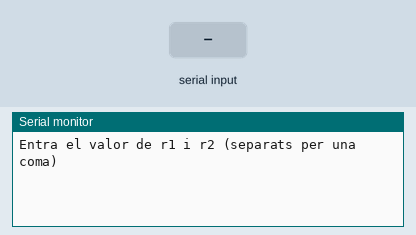
Bench run of a sketch on a simulated Arduino Uno, built with avr-gcc and run on an emulated ATmega328P. Shown: the last lines printed to the serial monitor. The test bench sets the inputs (shaded band).

Above: at 1.2 s.
1.3 s: "90,45\n" received over Serial
At 2.5 s:
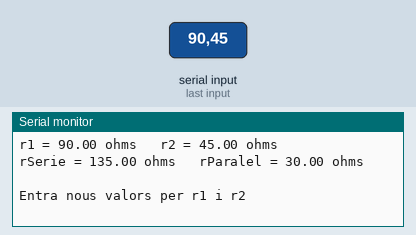
2.8 s: "5\n" received over Serial
At 5.3 s:
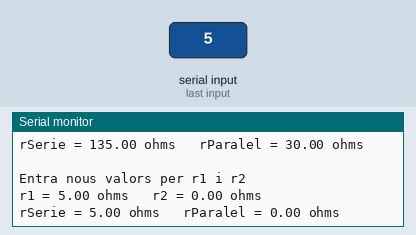

Measured:
- after the input at 1.3 s, the serial monitor: prints a new line at once (image 1)
- after the input at 2.8 s, the serial monitor: prints a new line at once (image 2)

The sketch:

number_comunication_1.ino
```cpp
/**********************************************************************************
**                                                                               **
**                                  TÍTOL: Number comunication  1                **
**                                                                               **
**   Nom: Kevin Steven Bermeo Alvarado                           Data:04/02/2017 **
**********************************************************************************/

//************************* INCLUDE ***********************************************

//********** Variables ********************************************************
float r1, r2;             // variables for the R's
float rSerie, rParalel;   // variables for the results
//********** Setup ************************************************************
void setup() {
  Serial.begin(9600);        // initialize serial
  Serial.println("Entra el valor de r1 i r2 (separats per una coma)");
}
//********** Loop *************************************************************
void loop() {
  while (Serial.available() > 0) {                                  // Si hay una libreía disponible, procedera a leerla
    r1 = Serial.parseInt();                                         // Buscara un valor válido en el Stream, que es la base de datos para binarios.
     Serial.print ("r1 = ");
      Serial.print (r1);
      Serial.print  (" ohms   ");                                   //Muestra el valor de r1
    r2 = Serial.parseInt();                                         //Busca el siguiente valor válido en el Stream
      Serial.print ("r2 = ");
      Serial.print (r2);
      Serial.println (" ohms ");                                    //Muestra el valor de r2
    rSerie = r1 + r2;      rParalel = ((r1 * r2) / (r1 + r2));      //Hace el cálculo de las variables rSerie i rParalel
      Serial.print("rSerie = ");
      Serial.print(rSerie);
      Serial.print(" ohms   ");                                      //Muestra el valor de variable rSerie
      Serial.print("rParalel = ");
      Serial.print(rParalel);
      Serial.println(" ohms ");                                      //Muestra el valor variable rParalel
    if (Serial.read() == '\n')                                       //Una vez leido el serial agrega una linea nueva
    { //look for newline. Is the end of your sentence
      Serial.println(" ");
      Serial.println("Entra nous valors per r1 i r2");      //mostra el resultats i fa de nou la pregunta inicial)
    }
  }
}
```
